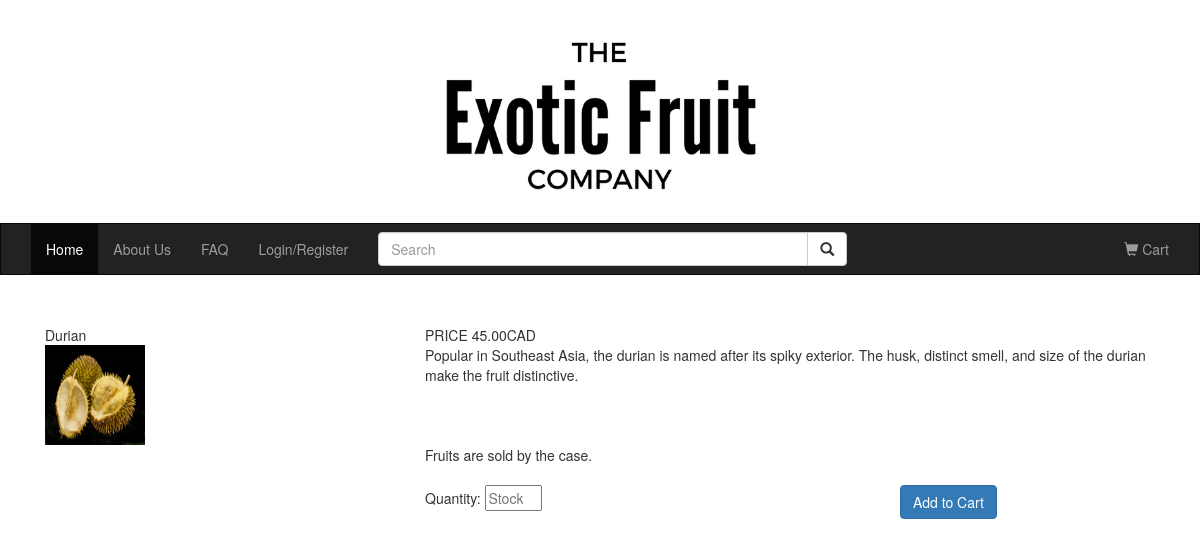
Screenshot of /allFruitInfo.php?prod_id=1 with the database file from the repository.
### tables this page shows
CREATE TABLE IF NOT EXISTS `product` (
  `prod_id` INT NOT NULL AUTO_INCREMENT COMMENT 'customer id',
  `prod_name` VARCHAR(200) NOT NULL COMMENT 'product name',
  `prod_desc` MEDIUMTEXT NOT NULL COMMENT 'product description',
  `stock_amount` INT NOT NULL,
  `unit_price` VARCHAR(45) NOT NULL,
  `photo` VARCHAR(200) NOT NULL,
  PRIMARY KEY (`prod_id`));

### src/model/db_functions.php (called while the page is built, shortened)
<?php
function getProductInfo($prod_id) {
    global $dbc;
		$query = 'SELECT prod_id, prod_name, prod_desc, stock_amount, unit_price, photo FROM product WHERE prod_id = (:prod_id)';
		$statement = $dbc->prepare($query);
    $statement->bindValue(':prod_id', $prod_id);
		$statement->execute();
		$productInfo = $statement->fetchAll();
		return $productInfo;
}
?>

### src/allFruitInfo.php (the view, shortened to what this page needs)
<?php
require_once 'model/db_connect.php';
require_once 'model/db_functions.php';
require_once 'view/header.php';
$prod_id = filter_input(INPUT_GET,  'prod_id', FILTER_VALIDATE_INT);
$productInfo = getProductInfo($prod_id);
for ($i = 0; $i < count($productInfo); $i++){
  $prod = $productInfo[$i];
}
$productStock = $prod['stock_amount'];
?>
<div class="container">
  <div class="container-fluid">
    <?php
      echo
       "<div class='row'>
          <div class='col-sm-4'>" . $prod['prod_name'] . "</div>
          <div class='col-sm-8'>PRICE" . " " . $prod['unit_price'] . "CAD</div>
        </div>
        <div class='row'>
          <div class='col-sm-4'><img src='" . $prod['photo'] . "' width='100px' height='100px'></div>
          <div class='col-sm-8'>" . $prod['prod_desc'] ."</div>
        </div>";
    ?>
    <div class="row">
              <div class="col-sm-4"></div>
              <div class="col-sm-8">Fruits are sold by the case.</div>
          </div>
    <br>
    <div class="row">
        <div class="col-sm-4"></div>
        <div class="col-sm-5">
            <div class="dropdown">
              <form action="addToCart.php" method="post">
                Quantity:
                  <input type="number" min="1" max="<?php print $productStock; ?>"name="quantity" placeholder="Stock: <?php print $productStock; ?>" />
            </div>
        </div>
        <div class="col-sm-3">
            <div>
                <button type="submit" class="btn btn-primary btn-md">Add to Cart</button>
            </div>
        </div>
    </div>
  </div>
</div>
<br>
<br>
</body>
</html>

### rows the page displays
product: prod_name "Durian", unit_price "45.00", photo (picture), prod_desc "Popular in Southeast Asia, the durian is named after its spiky exterior. The husk, distinct smell, and size of the durian make the fruit distinctive.", quantity "Stock: 20"
